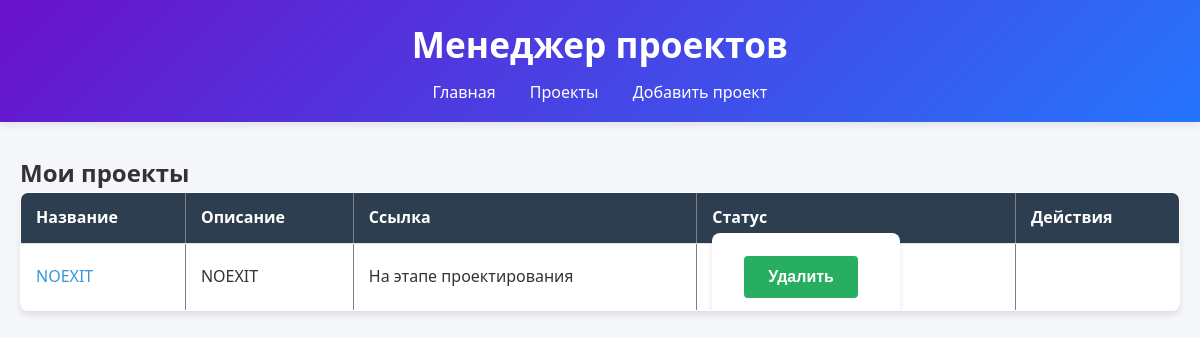
The app's page /projects with its own data.
### tables this page shows
CREATE TABLE projects (
            project_id INTEGER PRIMARY KEY,
            user_id INTEGER NOT NULL,
            project_name TEXT NOT NULL,
            description TEXT,
            url TEXT,
            status_id INTEGER,
            FOREIGN KEY (status_id) REFERENCES status(status_id)
                );

CREATE TABLE status (
                    status_id INTEGER PRIMARY KEY,
            status_name TEXT NOT NULL
                );

### CH3L2/app.py (the view)
@app.route('/projects')
def list_projects():
    user_id = 1  # В реальном приложении — ID текущего пользователя
    projects = manager.get_projects(user_id)
    statuses = manager.get_statuses()
    status_dict = {status[0]: status[0] for status in statuses}
    return render_template('projects.html', projects=projects, manager=manager, status_dict=status_dict)

### CH3L2/logic2.py (called while the page is built)
    def select_data(self, sql, data=tuple()):
        con = sqlite3.connect(self.database)
        with con:
            cur = con.cursor()
            cur.execute(sql, data)
            return cur.fetchall()

    def get_statuses(self):
        return self.select_data('SELECT status_name FROM status')

    def get_status_id(self, status_name):
        res = self.select_data('SELECT status_id FROM status WHERE status_name = ?', (status_name,))
        return res[0][0] if res else None

    def get_projects(self, user_id):
        return self.select_data('SELECT * FROM projects WHERE user_id = ?', (user_id,))

### CH3L2/templates/projects.html (shortened to what this page needs)
{% extends "base.html" %}
{% block content %}
<h2>Мои проекты</h2>
<table border="1">
    <thead>
        <tr>
            <th>Название</th>
            <th>Описание</th>
            <th>Ссылка</th>
            <th>Статус</th>
            <th>Действия</th>
        </tr>
    </thead>
<tbody>
    {% for project in projects %}
    <tr>
        <td><a href="{{ url_for('project_detail', project_id=project[0]) }}">{{ project[2] }}</a></td>
        <td>{{ project[3] or 'Нет описания' }}</td>
        <td>
            {% set status_id = project[5] %}
            {% for status_name, _ in status_dict.items() %}
                {% if manager.get_status_id(status_name) == status_id %}
                    {{ status_name }}
                {% endif %}
            {% endfor %}
        </td>
        <td>
            <form action="{{ url_for('delete_project', project_id=project[0]) }}" method="POST" style="display:inline;">
                <button type="submit" class="btn-delete">Удалить</button>
            </form>
        </td>
    </tr>
    {% endfor %}
</tbody>
</table>
{% endblock %}

### CH3L2/static/style.css (style rules this page uses)
* { margin: 0; padding: 0; box-sizing: border-box; }
body { font-family: 'Segoe UI', Tahoma, Geneva, Verdana, sans-serif; line-height: 1.6; color: #333; background-color: #f5f7fa; }
table { width: 100%; border-collapse: collapse; background: white; border-radius: 8px; overflow: hidden; box-shadow: 0 4px 6px rgba(0, 0, 0, 0.1); margin-bottom: 2rem; }
thead { background: #2c3e50; color: white; }
th, td { padding: 12px 15px; text-align: left; border-bottom: 1px solid #e0e0e0; }
td a { color: #3498db; text-decoration: none; }
form { background: white; padding: 2rem; border-radius: 8px; box-shadow: 0 4px 6px rgba(0, 0, 0, 0.1); max-width: 600px; margin: 2rem auto; }
button { background: #3498db; color: white; border: none; padding: 12px 24px; border-radius: 4px; cursor: pointer; font-size: 1rem; font-weight: 600; transition: background 0.3s ease; margin-right: 10px; }
button[type="submit"] { background: #27ae60; }
.btn-delete { background: #e74c3c; }

### records on screen
projects: project_name "NOEXIT", description "NOEXIT"
status: status_dict "На этапе проектирования"
